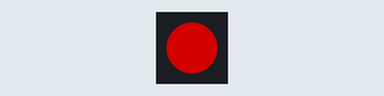
This sketch was run on a simulated ESP32-C6. On the bench: 1 RGB LEDs in strip order, left to right. Dim RGB values are drawn brighter than linear.

Above: at 0.2 s.
At 1.2 s:
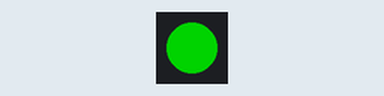
At 3.2 s:
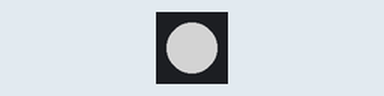
At 5.7 s:
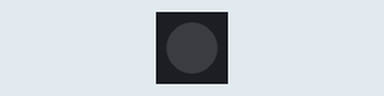
Timing chart, 0 to 6.5 s (numbered marks = the images above):
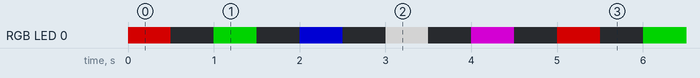

The sketch:

esp32_c6_rgb_led_control.ino
```cpp
#include <Adafruit_NeoPixel.h>

constexpr uint8_t LED_PIN = 8;
constexpr uint8_t NUM_LEDS = 1;

Adafruit_NeoPixel rgbLed(NUM_LEDS, LED_PIN, NEO_GRB + NEO_KHZ800);

struct RGB {
    uint8_t r, g, b;
};

constexpr RGB COLOR_OFF   = {0, 0, 0};

constexpr RGB COLOR_RED   = {255, 0, 0};
constexpr RGB COLOR_GREEN = {0, 255, 0};
constexpr RGB COLOR_BLUE  = {0, 0, 255};
constexpr RGB COLOR_WHITE = {255, 255, 255};
// ...Feel free to add more colors here...
constexpr RGB CUSTOM_COLOR = {255, 0, 255};


void setup() {
    rgbLed.begin();
    rgbLed.show();
}

void setColor(const RGB& color, uint8_t brightness = 100) {
    uint16_t scale = (uint16_t)brightness * 255 / 100;
    uint8_t r = (uint8_t)(((uint16_t)color.r * scale) / 255);
    uint8_t g = (uint8_t)(((uint16_t)color.g * scale) / 255);
    uint8_t b = (uint8_t)(((uint16_t)color.b * scale) / 255);
    rgbLed.setPixelColor(0, rgbLed.Color(r, g, b));
    rgbLed.show();
}

void blinkColor(const RGB& color, unsigned long duration) {
    setColor(color, 50); // 50% brightness
    delay(duration);
    setColor(COLOR_OFF);
    delay(duration);
}


void loop() {
    constexpr unsigned long BLINK_DURATION = 500;

    blinkColor(COLOR_RED, BLINK_DURATION);
    blinkColor(COLOR_GREEN, BLINK_DURATION);
    blinkColor(COLOR_BLUE, BLINK_DURATION);
    blinkColor(COLOR_WHITE, BLINK_DURATION);
    blinkColor(CUSTOM_COLOR, BLINK_DURATION);
}
```

Measured:
- by itself, RGB LED 0: repeats every 5.0 s: off 0.50 s, RGB(0, 127, 0) 0.50 s, off 0.50 s, RGB(0, 0, 127) 0.50 s, off 0.50 s, RGB(127, 127, 127) 0.50 s, off 0.50 s, RGB(127, 0, 127) 0.50 s, off 0.50 s, RGB(127, 0, 0) 0.50 s
- by itself, everything shown: repeats every 5.0 s, in 10 steps
